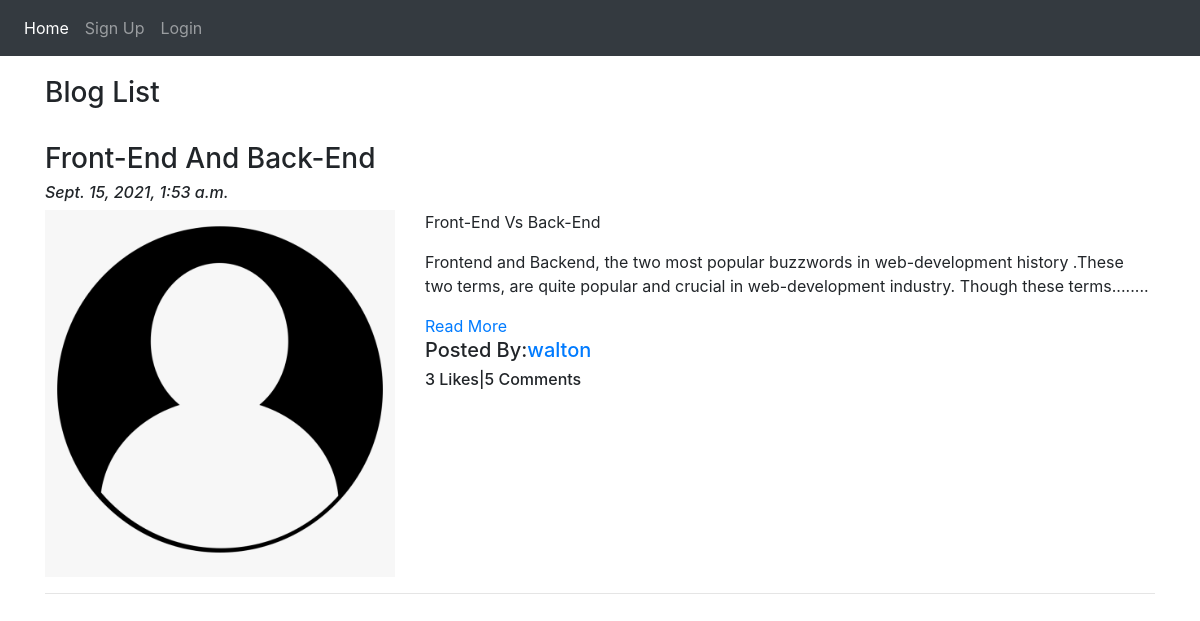
Screenshot of /blog/ with the database file from the repository.
### App_Blog/models.py (models this page shows, shortened)
class Blog(models.Model):
    author=models.ForeignKey(User,on_delete=models.CASCADE,related_name='post_author')
    blog_title=models.CharField(max_length=264,verbose_name='Put a title')
    slug=models.SlugField(max_length=264,unique=True)
    blog_content=models.TextField(verbose_name='What is on your mind?')
    blog_image=models.ImageField(upload_to='blog_images',verbose_name='Image')
    publish_date=models.DateTimeField(auto_now_add=True)
    update_date=models.DateTimeField(auto_now=True)
    class Meta:
        ordering=['-publish_date']

### App_Blog/views.py (the view)
# urls.py: path('',views.BlogList.as_view(),name='blog_list'),
class BlogList(ListView):
    context_object_name='blogs'
    model=Blog
    template_name='App_Blog/blog_list.html'

### App_Blog/templatetags/custom_filters.py (called while the page is built)
def range_filter(value):
    return value[0:200]+"........"

### templates/App_Blog/blog_list.html (shortened to what this page needs)
{% extends 'base.html' %}
{% load custom_filters %}
{% block body_block %}
<h3>Blog List</h3>
<br>
{% for blog in blogs %}
<h3>{{blog.blog_title}}</h3>
<h6><i>{{blog.publish_date}}</i></h6>
<div class="row">
  <div class="col-md-4">
    <img src="/media/{{blog.blog_image}}" alt="img" title="{{blog.blog_title}}"width="100%">
  </div>
  <div class="col-md-8">
{{blog.blog_content|range_filter|linebreaks}}<a href="{% url 'App_Blog:blog_details' id=blog.id %}">Read More</a>
<h5>Posted By:<a href="#">{{blog.author}}</a></h5>
<h6>
{{blog.likes_blog.count}} Likes|{{blog.blog_comment.count}} Comments</h6>
  </div>
</div>
<hr>
{% endfor %}
{% endblock %}

### rows the page displays
Blog: blog_title "Front-End And Back-End", publish_date "Sept. 15, 2021, 1:53 a.m.", blog_image (placeholder picture), blog_content|range_filter "Front-End Vs Back-End Frontend and Backend, the two most popular buzzwords in web-development history .These two terms, are quite popular and crucial in web-development industry. Though these terms........", author "walton", likes_blog.count "3", blog_comment.count "5"
